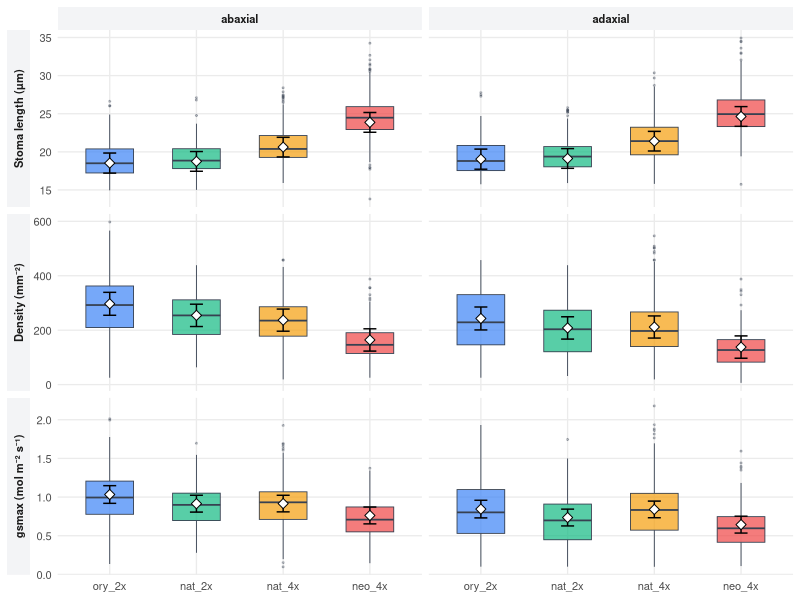
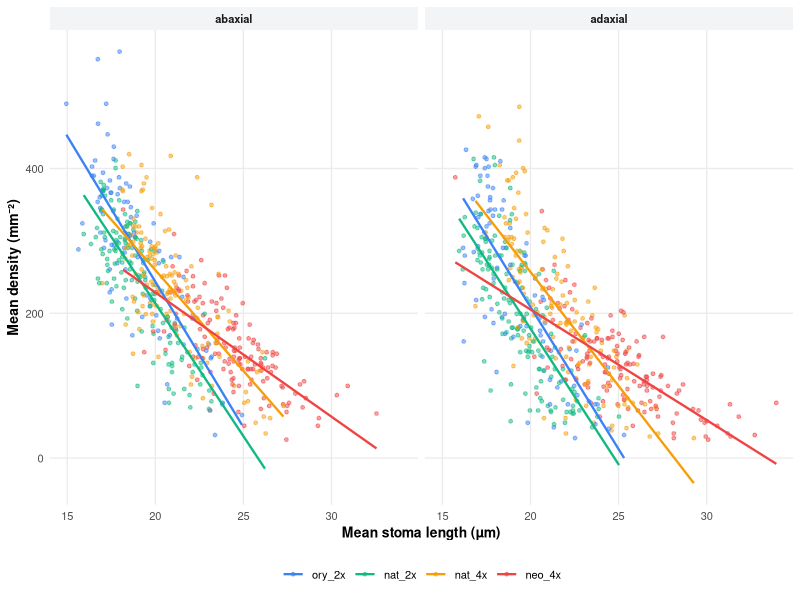

Here is the R script that generated these plots, in order:
## ---- chunk 1
#| include: false
suppressPackageStartupMessages({
  library(dplyr); library(tidyr); library(ggplot2)
  library(lme4); library(lmerTest); library(emmeans)
  library(knitr); library(kableExtra)
})
emm_options(lmer.df = "asymptotic")  # consistent, fast CIs for large N

theme_set(
  theme_minimal(base_size = 10) +
    theme(panel.grid.minor = element_blank(),
          strip.text = element_text(face = "bold"),
          strip.background = element_rect(fill = "#f3f4f6", colour = NA),
          axis.title = element_text(face = "bold"))
)
cyt_cols <- c(ory_2x = "#3b82f6", nat_2x = "#10b981",
              nat_4x = "#f59e0b", neo_4x = "#ef4444")

df <- read.csv("data/stomata_traits_all_3253_image_summary.csv",
               stringsAsFactors = FALSE) %>%
  filter(!is.na(cytotype), !is.na(population), !is.na(plant_ID)) %>%
  mutate(cytotype  = factor(cytotype, levels = names(cyt_cols)),
         leaf_side = factor(leaf_side, levels = c("abaxial", "adaxial")),
         population = factor(population), plant_ID = factor(plant_ID))

traits <- c(length  = "ploidy_median_stoma_length_um",
            density = "stomatal_density_per_mm2",
            gsmax   = "gsmax_mol_m2_s")
trait_lab <- c(length = "Stoma length (µm)",
               density = "Density (mm⁻²)",
               gsmax = "gsmax (mol m⁻² s⁻¹)")

fit <- function(y) {
  d <- df[!is.na(df[[y]]), ]
  lmer(reformulate("cytotype * leaf_side + (1 | population) + (1 | population:plant_ID)",
                   response = y), data = d)
}
models <- lapply(traits, fit)
emms   <- lapply(models, function(m) emmeans(m, ~ cytotype | leaf_side))
emm_df <- bind_rows(lapply(names(emms), function(t)
  as.data.frame(emms[[t]]) %>% mutate(trait = t)))

# helpers for inline numbers
e <- function(t, cyt, side = "abaxial")
  emm_df$emmean[emm_df$trait == t & emm_df$cytotype == cyt & emm_df$leaf_side == side]
pct <- function(t, a, b = "nat_2x", side = "abaxial")
  sprintf("%+.0f%%", 100 * (e(t, a, side) / e(t, b, side) - 1))
f1 <- function(x) formatC(x, format = "f", digits = 1)
f2 <- function(x) formatC(x, format = "f", digits = 2)

n_img   <- nrow(df)
n_plant <- n_distinct(df$plant_ID)
n_pop   <- n_distinct(df$population)
n_stom  <- sum(df$total_stomata_count, na.rm = TRUE)
## ---- chunk 2
#| tbl-cap: "Model-estimated marginal means per cytotype and leaf side."
tab <- emm_df %>%
  mutate(val = ifelse(trait == "gsmax", f2(emmean),
                      ifelse(trait == "density", f1(emmean), f1(emmean))),
         col = paste(leaf_side, trait, sep = "_")) %>%
  select(cytotype, col, val) %>%
  pivot_wider(names_from = col, values_from = val) %>%
  select(cytotype, abaxial_length, abaxial_density, abaxial_gsmax,
         adaxial_length, adaxial_density, adaxial_gsmax)

kable(tab, format = "latex", booktabs = TRUE, align = "lcccccc",
      col.names = c("Cytotype", "Length (µm)", "Density (mm⁻²)", "gsmax",
                    "Length (µm)", "Density (mm⁻²)", "gsmax")) %>%
  add_header_above(c(" " = 1, "Abaxial" = 3, "Adaxial" = 3)) %>%
  kable_styling(latex_options = c("HOLD_position"), font_size = 9) %>%
  footnote(general = "gsmax in mol m⁻² s⁻¹.", general_title = "")
## ---- chunk 3
#| tbl-cap: "Selected pairwise differences (row minus reference), Tukey-adjusted within leaf side. *** p < 0.001, ** p < 0.01, * p < 0.05, ns = not significant."
keep <- c("nat_4x - nat_2x", "neo_4x - nat_2x", "neo_4x - nat_4x", "ory_2x - nat_2x")
stars <- function(p) cut(p, c(-Inf, .001, .01, .05, Inf),
                         labels = c("***", "**", "*", "ns"))
con <- bind_rows(lapply(names(emms), function(t) {
  cc <- as.data.frame(pairs(emms[[t]], reverse = TRUE, adjust = "tukey"))
  # normalise contrast labels so that keep-list matches either direction
  cc %>% mutate(trait = t)
})) %>%
  mutate(contrast = gsub("[()]", "", as.character(contrast)))

# make sure every wanted contrast is present (flip sign if stored reversed)
flip <- function(x) paste(rev(strsplit(x, " - ")[[1]]), collapse = " - ")
con <- con %>%
  mutate(rev_lab = vapply(contrast, flip, ""),
         estimate = ifelse(contrast %in% keep, estimate, -estimate),
         contrast = ifelse(contrast %in% keep, contrast, rev_lab)) %>%
  filter(contrast %in% keep) %>%
  mutate(val = paste0(ifelse(trait == "gsmax", sprintf("%+.2f", estimate),
                             sprintf("%+.1f", estimate)), " ", stars(p.value)),
         col = paste(leaf_side, trait, sep = "_")) %>%
  select(contrast, col, val) %>%
  pivot_wider(names_from = col, values_from = val) %>%
  mutate(contrast = factor(contrast, levels = keep)) %>% arrange(contrast) %>%
  select(contrast, abaxial_length, abaxial_density, abaxial_gsmax,
         adaxial_length, adaxial_density, adaxial_gsmax)

kable(con, format = "latex", booktabs = TRUE, align = "lcccccc",
      col.names = c("Contrast", "Length", "Density", "gsmax",
                    "Length", "Density", "gsmax")) %>%
  add_header_above(c(" " = 1, "Abaxial" = 3, "Adaxial" = 3)) %>%
  kable_styling(latex_options = c("HOLD_position"), font_size = 9)
## ---- chunk 4
#| fig-cap: "Stoma length, stomatal density and theoretical maximum conductance per micrograph. Boxes show image-level distributions; white diamonds with bars show model EMMs ± 95% CI."
#| fig-width: 7
#| fig-height: 6.2
long <- df %>%
  select(cytotype, leaf_side, all_of(traits)) %>%
  pivot_longer(all_of(names(traits)), names_to = "trait", values_to = "value") %>%
  filter(!is.na(value)) %>%
  mutate(trait = factor(trait, levels = names(traits), labels = trait_lab))
emm_plot <- emm_df %>%
  mutate(trait = factor(trait, levels = names(traits), labels = trait_lab))

ggplot(long, aes(cytotype, value, fill = cytotype)) +
  geom_boxplot(width = 0.55, alpha = 0.7, outlier.size = 0.4,
               outlier.alpha = 0.3, colour = "#374151", linewidth = 0.3) +
  geom_errorbar(data = emm_plot, inherit.aes = FALSE, width = 0.15,
                aes(cytotype, ymin = asymp.LCL, ymax = asymp.UCL)) +
  geom_point(data = emm_plot, inherit.aes = FALSE, aes(cytotype, emmean),
             shape = 23, size = 2.4, fill = "white") +
  facet_grid(trait ~ leaf_side, scales = "free_y", switch = "y") +
  scale_fill_manual(values = cyt_cols, guide = "none") +
  labs(x = NULL, y = NULL) +
  theme(strip.placement = "outside")
## ---- chunk 5
#| fig-cap: "Size–density trade-off. Each point is a plant mean; lines are per-cytotype linear fits."
#| fig-width: 7
#| fig-height: 3.2
pm <- df %>%
  filter(!is.na(ploidy_median_stoma_length_um)) %>%
  group_by(plant_ID, cytotype, leaf_side) %>%
  summarise(len = mean(ploidy_median_stoma_length_um),
            dens = mean(stomatal_density_per_mm2), .groups = "drop")
ggplot(pm, aes(len, dens, colour = cytotype)) +
  geom_point(alpha = 0.5, size = 1) +
  geom_smooth(method = "lm", se = FALSE, linewidth = 0.8) +
  facet_wrap(~ leaf_side) +
  scale_colour_manual(values = cyt_cols) +
  labs(x = "Mean stoma length (µm)", y = "Mean density (mm⁻²)", colour = NULL) +
  theme(legend.position = "bottom")
